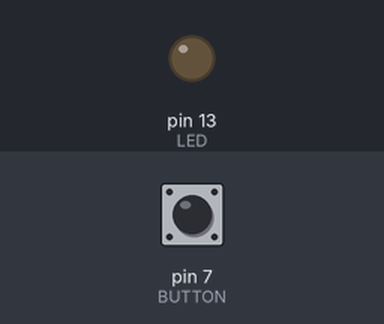
The sketch below on a simulated Arduino Uno, built with avr-gcc and run on an emulated ATmega328P. Shown: output pins drawn as LEDs (lit = HIGH). The test bench sets the inputs (shaded band); at power-on: pin 7 (BUTTON) LOW.

Above: at 1.2 s.
1.3 s: pin 7 (BUTTON) pulled HIGH for 0.15 s
At 1.6 s:
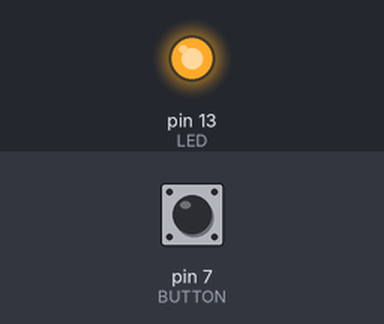
2.9 s: pin 7 (BUTTON) pulled HIGH for 1 s
At 4.0 s:
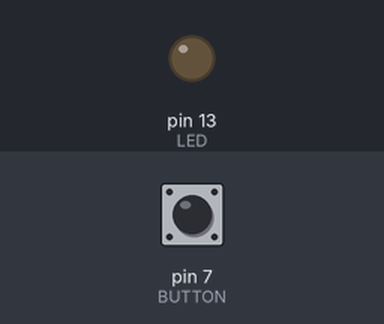
5.4 s: pin 7 (BUTTON) pulled HIGH for 3.2 s
At 5.9 s:
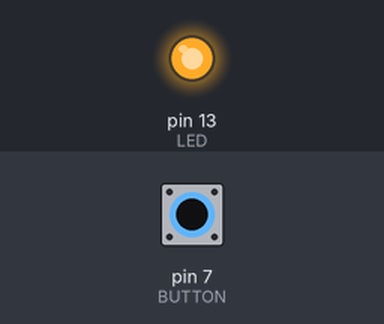
Timing chart, 0 to 8.4 s (numbered marks = the images above; inputs shaded):
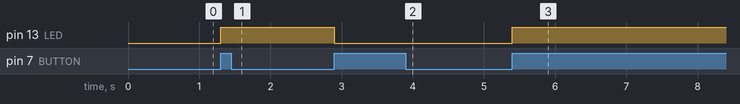

Measured:
- after the input at 1.3 s, pin 13 (LED): LOW → HIGH at once
- after the input at 2.9 s, pin 13 (LED): HIGH → LOW at once
- after the input at 5.4 s, pin 13 (LED): LOW → HIGH at once

The sketch:

Improved_PBC.ino
```cpp
/*The bouncing of a Push button can be reduced. There are many reasons for this. The logic used in this code is considering a particular case where we are sure that the LED has to glow.
  The LED has to glow when val is HIGH and the previous value of of val is LOW. In any other case the LED must not glow.*/


const int LED = 13;
const int BUTTON = 7;

int val = 0;
int old_val = 0;
int state = 0;

void setup()
{
    pinMode(LED, OUTPUT);
    pinMode(BUTTON, INPUT);
}

void loop()
{
    val = digitalRead(BUTTON);              // When the button is pressed the value of val = HIGH and old_val = LOW.

    if( val == HIGH && old_val == LOW)      // The LED glows only if current value of val is HIGH and the previous value of val is LOW.
      {
         state = 1-state;                   // state is the variable used to remember the condition when the LED will glow.
      }

    old_val = val ;
    if(state == 1)
      {
        digitalWrite(LED, HIGH);            // Since state = 1 LED will glow.
      }

    else
      {
        digitalWrite(LED, LOW);             // If state = 0 LED won't glow.
      }
}


/* 1st press 1st loop. val = HIGH, old_val = LOW, state = 1, old_val is reset to value of val in the current loop. old_val = HIGH ; LED glows.
 * 2nd loop (Button is not pressed) val = LOW, old_val = HIGH, state = 1, old_val is reset to value of val in current loop. old_val = LOW ; LED glows.
 * 2nd press 3rd loop. val = HIGH, old_val = LOW, state = 1 - previous value of state = state = 0, old_val is reset to current value of val in loop. old_val = HIGH ; LED doesn't glow.
 * 4th loop (Button is not pressed) val = LOW, old_val = HIGH, state = 0. old_val is reset to value of val in current loop. old_val = LOW ; LED doesn't glow.*/
```
